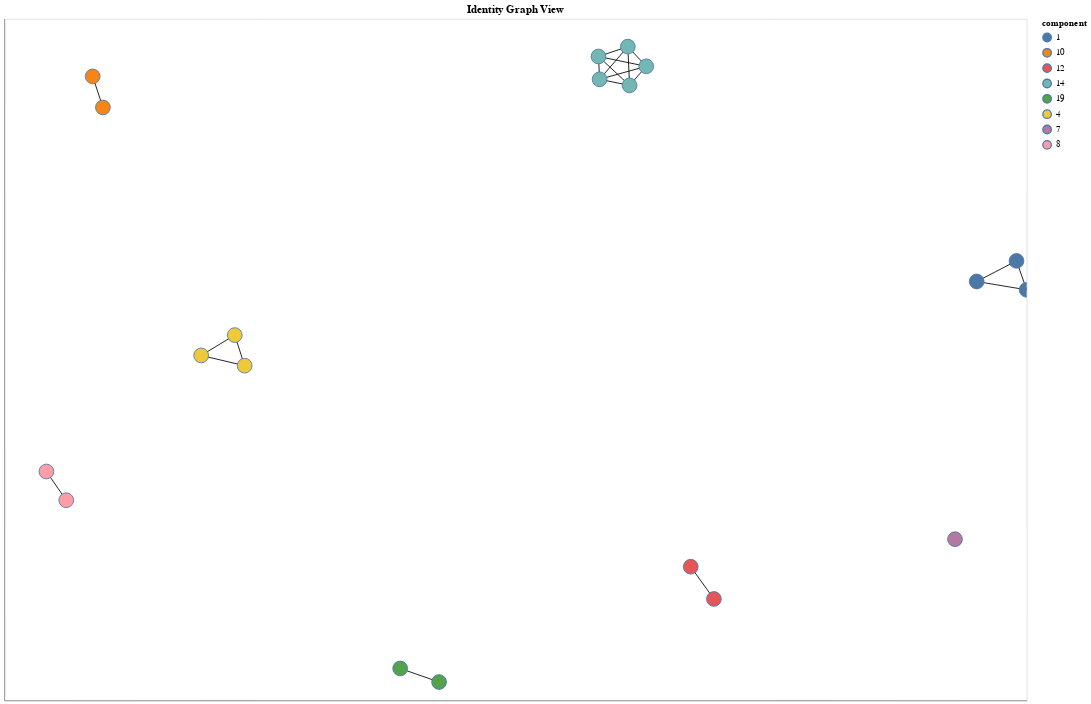

Notebook code for this chart:
### Markdown cell above
# Visualisation

Connected components has discovered the distinct set of identities in our data. The `component` number stores this for us - it is the minimum `id` of all vertices.

As we're using a toy dataset it's easy enough to visualise this with NetworkX.

### Code cell
G = nx.Graph()

node_data = (
    cc.withColumn("component", F.col("component").astype("string"))
    .toPandas()
    .set_index("id")
    .to_dict("index")
)

for node_id, data in node_data.items():
    G.add_node(node_id, **data)

edge_data = (
    edges.toPandas()
    .drop_duplicates(subset=["src", "dst"])
    .set_index(["src", "dst"])
    .to_dict("index")
)

for edge_id, data in edge_data.items():
    G.add_edge(edge_id[0], edge_id[1], **data)


nxa.draw_networkx(
    G=G,
    pos=nx.spring_layout(G),
    node_color="component",
    node_tooltip=["component", "email", "loyalty_id"],
    edge_tooltip=["action"],
).properties(
    title="Identity Graph View",
    height=800,
    width=1200,
).interactive()

### Figure 1 — Vega-Lite specification as saved in the notebook (floating-point values rounded to 4 significant figures)
{"config": {"view": {"continuousWidth": 400, "continuousHeight": 300}}, "layer": [{"data": {"name": "data-7b5fc43c3eb5eeb83e899f2f18aa2853"}, "mark": {"type": "line", "color": "black", "opacity": 1, "strokeWidth": 1}, "encoding": {"detail": {"field": "edge", "type": "quantitative"}, "tooltip": [{"field": "action", "type": "nominal"}], "x": {"axis": {"grid": false, "labels": false, "ticks": false, "title": ""}, "field": "x", "type": "quantitative"}, "y": {"axis": {"grid": false, "labels": false, "ticks": false, "title": ""}, "field": "y", "type": "quantitative"}}, "selection": {"selector001": {"type": "interval", "bind": "scales", "encodings": ["x", "y"]}}}, {"data": {"name": "data-9dadccca059b406072f171156dba0412"}, "mark": {"type": "point", "opacity": 1, "size": 300, "strokeWidth": 1.0}, "encoding": {"fill": {"field": "component", "type": "nominal"}, "tooltip": [{"field": "component", "type": "nominal"}, {"field": "email", "type": "nominal"}, {"field": "loyalty_id", "type": "quantitative"}], "x": {"axis": {"grid": false, "labels": false, "ticks": false}, "field": "x", "type": "quantitative"}, "y": {"axis": {"grid": false, "labels": false, "ticks": false}, "field": "y", "type": "quantitative"}}}], "height": 800, "title": "Identity Graph View", "width": 1200, "$schema": "https://vega.github.io/schema/vega-lite/v4.17.0.json", "datasets": {"data-7b5fc43c3eb5eeb83e899f2f18aa2853": [{"source": 1, "edge": 0, "target": 3, "link_value": "101", "y": 0.1061, "x": 0.9023, "pair": [1, 3], "action": "Shares loyalty_id", "link_type": "loyalty_id"}, {"source": 1, "edge": 0, "target": 3, "link_value": "101", "y": 0.08412, "x": 1.0, "pair": [1, 3], "action": "Shares loyalty_id", "link_type": "loyalty_id"}, {"source": 1, "edge": 1, "target": 2, "link_value": "101", "y": 0.1061, "x": 0.9023, "pair": [1, 2], "action": "Shares loyalty_id", "link_type": "loyalty_id"}, {"source": 1, "edge": 1, "target": 2, "link_value": "101", "y": 0.1605, "x": 0.9801, "pair": [1, 2], "action": "Shares loyalty_id", "link_type": "loyalty_id"}, {"source": 2, "edge": 2, "target": 3, "link_value": "alice@readmail.test", "y": 0.1605, "x": 0.9801, "pair": [2, 3], "action": "Shares email", "link_type": "email"}, {"source": 2, "edge": 2, "target": 3, "link_value": "alice@readmail.test", "y": 0.08412, "x": 1.0, "pair": [2, 3], "action": "Shares email", "link_type": "email"}, {"source": 4, "edge": 3, "target": 5, "link_value": "blake@readmail.test", "y": -0.08919, "x": -0.6148, "pair": [4, 5], "action": "Shares email", "link_type": "email"}, {"source": 4, "edge": 3, "target": 5, "link_value": "blake@readmail.test", "y": -0.03544, "x": -0.5491, "pair": [4, 5], "action": "Shares email", "link_type": "email"}, {"source": 4, "edge": 4, "target": 6, "link_value": "102", "y": -0.08919, "x": -0.6148, "pair": [4, 6], "action": "Shares loyalty_id", "link_type": "loyalty_id"}, {"source": 4, "edge": 4, "target": 6, "link_value": "102", "y": -0.1162, "x": -0.5298, "pair": [4, 6], "action": "Shares loyalty_id", "link_type": "loyalty_id"}, {"source": 5, "edge": 5, "target": 6, "link_value": "102", "y": -0.03544, "x": -0.5491, "pair": [5, 6], "action": "Shares loyalty_id", "link_type": "loyalty_id"}, {"source": 5, "edge": 5, "target": 6, "link_value": "102", "y": -0.1162, "x": -0.5298, "pair": [5, 6], "action": "Shares loyalty_id", "link_type": "loyalty_id"}, {"source": 8, "edge": 6, "target": 9, "link_value": "dylan@readmail.test", "y": -0.4715, "x": -0.8788, "pair": [8, 9], "action": "Shares email", "link_type": "email"}, {"source": 8, "edge": 6, "target": 9, "link_value": "dylan@readmail.test", "y": -0.3957, "x": -0.9176, "pair": [8, 9], "action": "Shares email", "link_type": "email"}, {"source": 10, "edge": 7, "target": 11, "link_value": "ethan@readmail.test", "y": 0.5658, "x": -0.807, "pair": [10, 11], "action": "Shares email", "link_type": "email"}, {"source": 10, "edge": 7, "target": 11, "link_value": "ethan@readmail.test", "y": 0.6477, "x": -0.827, "pair": [10, 11], "action": "Shares email", "link_type": "email"}, {"source": 12, "edge": 8, "target": 13, "link_value": "fiona@readmail.test", "y": -0.7322, "x": 0.3882, "pair": [12, 13], "action": "Shares email", "link_type": "email"}, {"source": 12, "edge": 8, "target": 13, "link_value": "fiona@readmail.test", "y": -0.6472, "x": 0.3428, "pair": [12, 13], "action": "Shares email", "link_type": "email"}, {"source": 14, "edge": 9, "target": 18, "link_value": "grant@readmail.test", "y": 0.624, "x": 0.2232, "pair": [14, 18], "action": "Shares email", "link_type": "email"}, {"source": 14, "edge": 9, "target": 18, "link_value": "grant@readmail.test", "y": 0.7003, "x": 0.1624, "pair": [14, 18], "action": "Shares email", "link_type": "email"}, {"source": 14, "edge": 10, "target": 17, "link_value": "grant@readmail.test", "y": 0.624, "x": 0.2232, "pair": [14, 17], "action": "Shares email", "link_type": "email"}, {"source": 14, "edge": 10, "target": 17, "link_value": "grant@readmail.test", "y": 0.6401, "x": 0.1646, "pair": [14, 17], "action": "Shares email", "link_type": "email"}, {"source": 14, "edge": 11, "target": 16, "link_value": "grant@readmail.test", "y": 0.624, "x": 0.2232, "pair": [14, 16], "action": "Shares email", "link_type": "email"}, {"source": 14, "edge": 11, "target": 16, "link_value": "grant@readmail.test", "y": 0.7264, "x": 0.2198, "pair": [14, 16], "action": "Shares email", "link_type": "email"}, {"source": 14, "edge": 12, "target": 15, "link_value": "grant@readmail.test", "y": 0.624, "x": 0.2232, "pair": [14, 15], "action": "Shares email", "link_type": "email"}, {"source": 14, "edge": 12, "target": 15, "link_value": "grant@readmail.test", "y": 0.6743, "x": 0.2558, "pair": [14, 15], "action": "Shares email", "link_type": "email"}, {"source": 15, "edge": 13, "target": 18, "link_value": "grant@readmail.test", "y": 0.6743, "x": 0.2558, "pair": [15, 18], "action": "Shares email", "link_type": "email"}, {"source": 15, "edge": 13, "target": 18, "link_value": "grant@readmail.test", "y": 0.7003, "x": 0.1624, "pair": [15, 18], "action": "Shares email", "link_type": "email"}, {"source": 15, "edge": 14, "target": 17, "link_value": "grant@readmail.test", "y": 0.6743, "x": 0.2558, "pair": [15, 17], "action": "Shares email", "link_type": "email"}, {"source": 15, "edge": 14, "target": 17, "link_value": "grant@readmail.test", "y": 0.6401, "x": 0.1646, "pair": [15, 17], "action": "Shares email", "link_type": "email"}, {"source": 15, "edge": 15, "target": 16, "link_value": "grant@readmail.test", "y": 0.6743, "x": 0.2558, "pair": [15, 16], "action": "Shares email", "link_type": "email"}, {"source": 15, "edge": 15, "target": 16, "link_value": "grant@readmail.test", "y": 0.7264, "x": 0.2198, "pair": [15, 16], "action": "Shares email", "link_type": "email"}, {"source": 16, "edge": 16, "target": 18, "link_value": "grant@readmail.test", "y": 0.7264, "x": 0.2198, "pair": [16, 18], "action": "Shares email", "link_type": "email"}, {"source": 16, "edge": 16, "target": 18, "link_value": "grant@readmail.test", "y": 0.7003, "x": 0.1624, "pair": [16, 18], "action": "Shares email", "link_type": "email"}, {"source": 16, "edge": 17, "target": 17, "link_value": "grant@readmail.test", "y": 0.7264, "x": 0.2198, "pair": [16, 17], "action": "Shares email", "link_type": "email"}, {"source": 16, "edge": 17, "target": 17, "link_value": "grant@readmail.test", "y": 0.6401, "x": 0.1646, "pair": [16, 17], "action": "Shares email", "link_type": "email"}, {"source": 17, "edge": 18, "target": 18, "link_value": "grant@readmail.test", "y": 0.6401, "x": 0.1646, "pair": [17, 18], "action": "Shares email", "link_type": "email"}, {"source": 17, "edge": 18, "target": 18, "link_value": "grant@readmail.test", "y": 0.7003, "x": 0.1624, "pair": [17, 18], "action": "Shares email", "link_type": "email"}, {"source": 19, "edge": 19, "target": 20, "link_value": "hanna@readmail.test", "y": -0.9516, "x": -0.1494, "pair": [19, 20], "action": "Shares email", "link_type": "email"}, {"source": 19, "edge": 19, "target": 20, "link_value": "hanna@readmail.test", "y": -0.9158, "x": -0.2255, "pair": [19, 20], "action": "Shares email", "link_type": "email"}], "data-9dadccca059b406072f171156dba0412": [{"loyalty_id": 101.0, "email": "alice@bulkmail.test", "y": 0.1061, "component": "1", "x": 0.9023}, {"loyalty_id": 101.0, "email": "alice@readmail.test", "y": 0.1605, "component": "1", "x": 0.9801}, {"loyalty_id": 101.0, "email": "alice@readmail.test", "y": 0.08412, "component": "1", "x": 1.0}, {"loyalty_id": 102.0, "email": "blake@readmail.test", "y": -0.08919, "component": "4", "x": -0.6148}, {"loyalty_id": 102.0, "email": "blake@readmail.test", "y": -0.03544, "component": "4", "x": -0.5491}, {"loyalty_id": 102.0, "email": "bloke@readmail.test", "y": -0.1162, "component": "4", "x": -0.5298}, {"loyalty_id": 103.0, "email": "clare@readmail.test", "y": -0.5744, "component": "7", "x": 0.8598}, {"loyalty_id": 104.0, "email": "dylan@readmail.test", "y": -0.4715, "component": "8", "x": -0.8788}, {"loyalty_id": null, "email": "dylan@readmail.test", "y": -0.3957, "component": "8", "x": -0.9176}, {"loyalty_id": 105.0, "email": "ethan@readmail.test", "y": 0.5658, "component": "10", "x": -0.807}, {"loyalty_id": 112.0, "email": "ethan@readmail.test", "y": 0.6477, "component": "10", "x": -0.827}, {"loyalty_id": 106.0, "email": "fiona@readmail.test", "y": -0.7322, "component": "12", "x": 0.3882}, {"loyalty_id": 212.0, "email": "fiona@readmail.test", "y": -0.6472, "component": "12", "x": 0.3428}, {"loyalty_id": 107.0, "email": "grant@readmail.test", "y": 0.624, "component": "14", "x": 0.2232}, {"loyalty_id": null, "email": "grant@readmail.test", "y": 0.6743, "component": "14", "x": 0.2558}, {"loyalty_id": 157.0, "email": "grant@readmail.test", "y": 0.7264, "component": "14", "x": 0.2198}, {"loyalty_id": 257.0, "email": "grant@readmail.test", "y": 0.6401, "component": "14", "x": 0.1646}, {"loyalty_id": 357.0, "email": "grant@readmail.test", "y": 0.7003, "component": "14", "x": 0.1624}, {"loyalty_id": 108.0, "email": "hanna@readmail.test", "y": -0.9516, "component": "19", "x": -0.1494}, {"loyalty_id": null, "email": "hanna@readmail.test", "y": -0.9158, "component": "19", "x": -0.2255}]}}
